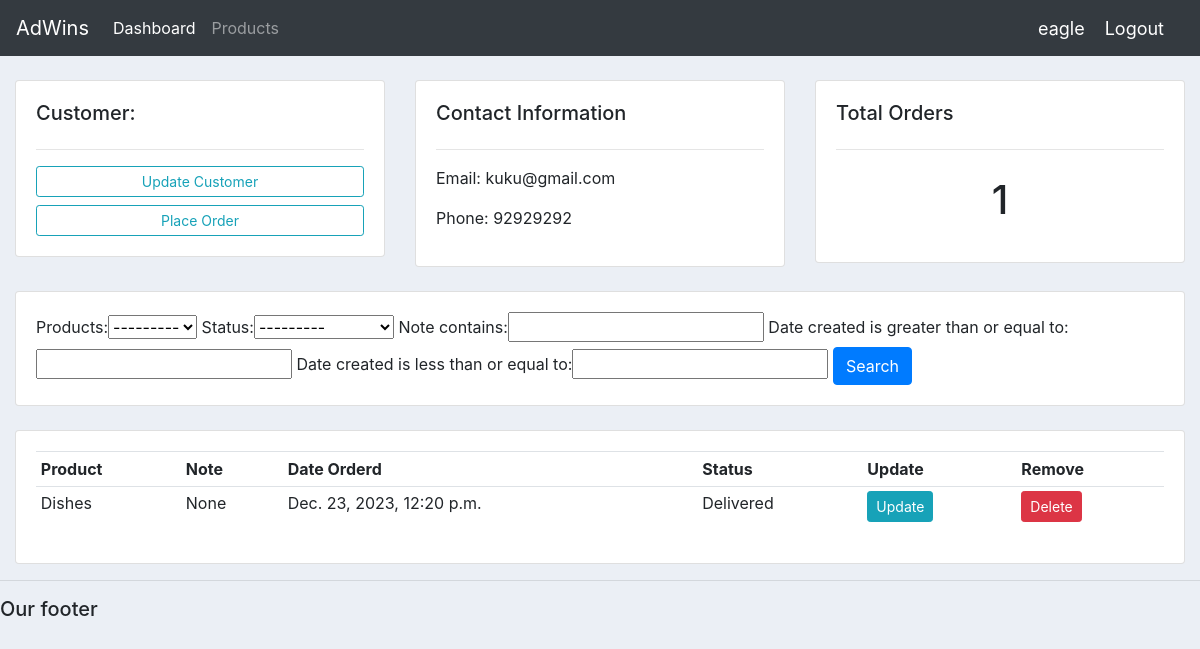
/customer/1/ (signed in), run on an earlier commit of the app's database.
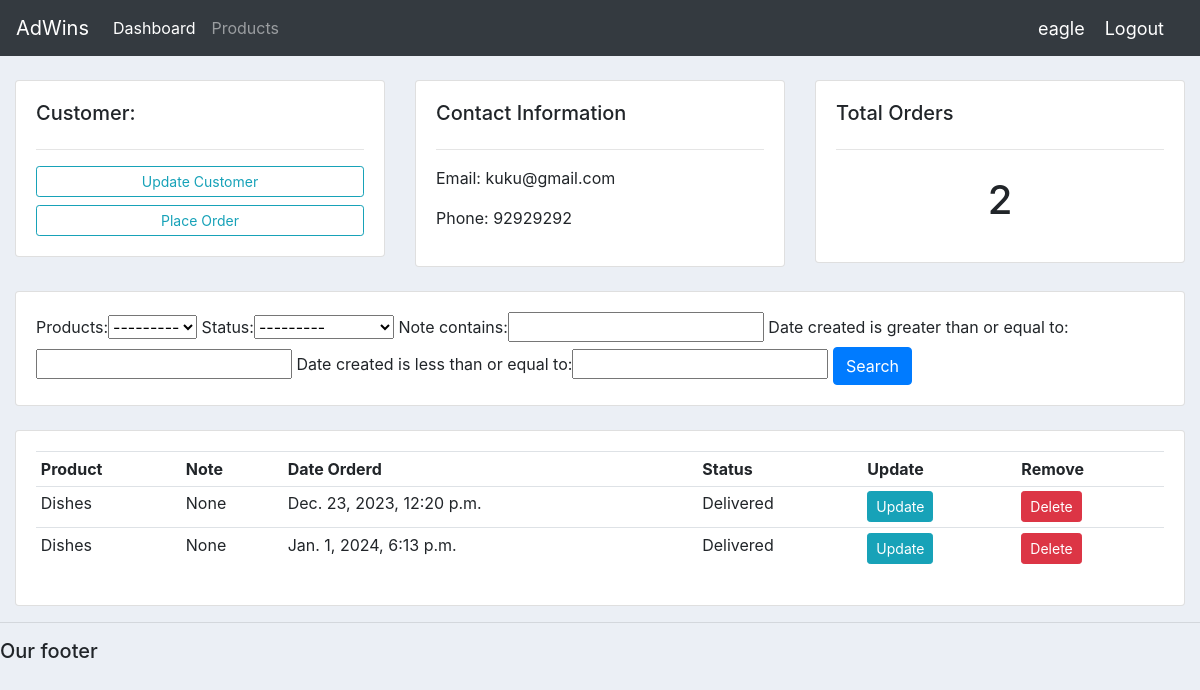
And on a later commit of the database.
### accounts/models.py (models this page shows, shortened)
class Customer(models.Model):
	name = models.CharField(max_length=200, null=True)
	phone = models.CharField(max_length=200, null=True)
	email = models.CharField(max_length=200, null=True)
	date_created = models.DateTimeField(auto_now_add=True, null=True)

class Order(models.Model):
	STATUS = (
			('Pending', 'Pending'),
			('Out for delivery', 'Out for delivery'),
			('Delivered', 'Delivered'),
			)
	customer = models.ForeignKey(Customer, null=True, on_delete= models.SET_NULL)
	products = models.ForeignKey(Product, null=True, on_delete= models.SET_NULL)
	date_created = models.DateTimeField(auto_now_add=True, null=True)
	status = models.CharField(max_length=200, null=True, choices=STATUS)
	note = models.CharField(max_length=1000, null=True)

class Product(models.Model):
	CATEGORY = (
			('Indoor', 'Indoor'),
			('Out Door', 'Out Door'),
			)
	name = models.CharField(max_length=200, null=True)
	price = models.FloatField(null=True)
	category = models.CharField(max_length=200, null=True, choices=CATEGORY)
	description = models.CharField(max_length=200, null=True, blank=True)
	date_created = models.DateTimeField(auto_now_add=True, null=True)
	tags = models.ManyToManyField(Tag)
	def __str__(self):
		return self.name

### accounts/views.py (the view)
# urls.py: path('customer/<str:pk_test>/', views.customer, name="customer"),
@login_required(login_url='login')
def customer(request, pk_test):
	customer = Customer.objects.get(id=pk_test)
	orders = customer.order_set.all()
	order_count = orders.count()
	myFilter = OrderFilter(request.GET, queryset=orders)
	orders = myFilter.qs
	context = {'customer':customer, 'orders':orders, 'order_count':order_count,
	'myFilter':myFilter}
	return render(request, 'accounts/customer.html',context)

### accounts/templates/accounts/customer.html
{%  extends 'accounts/main.html' %}
{% block content %}
	<br>
<div class="row">
	<div class="col-md">
		<div class="card card-body">
			<h5>Customer:</h5>
			<hr>
			<a class="btn btn-outline-info  btn-sm btn-block" href="">Update Customer</a>
			<a class="btn btn-outline-info  btn-sm btn-block" href="{% url 'create_order' customer.id %}">Place Order</a>
		</div>
	</div>
	<div class="col-md">
		<div class="card card-body">
			<h5>Contact Information</h5>
			<hr>
			<p>Email: {{customer.email}}</p>
			<p>Phone: {{customer.phone}}</p>
		</div>
	</div>
	<div class="col-md">
		<div class="card card-body">
			<h5>Total Orders</h5>
			<hr>
			<h1 style="text-align: center;padding: 10px">{{order_count}}</h1>
		</div>
	</div>
</div>
<br>
<div class="row">
	<div class="col">
		<div class="card card-body">
			<form method="get">
				{{myFilter.form}}
		    <button class="btn btn-primary" type="submit">Search</button>
		  </form>
		</div>
	</div>
</div>
<br>
<div class="row">
	<div class="col-md">
		<div class="card card-body">
			<table class="table table-sm">
				<tr>
					<th>Product</th>
					<th>Note</th>
					<th>Date Orderd</th>
					<th>Status</th>
					<th>Update</th>
					<th>Remove</th>
				</tr>
				{% for order in orders %}
				<tr>
					<td>{{order.products}}</td>
					<td>{{order.note}}</td>
					<td>{{order.date_created}}</td>
					<td>{{order.status}}</td>
					<td><a class="btn btn-sm btn-info" href="{% url 'update_order' order.id %}">Update</a></td>
					<td><a class="btn btn-sm btn-danger" href="{% url 'delete_order' order.id %}">Delete</a></td>
				</tr>
				{% endfor %}
			</table>
		</div>
	</div>
</div>
{% endblock %}

### accounts/templates/accounts/main.html (shortened to what this page needs)
{% load static %}
<!DOCTYPE html>
<html>
<head>
	<link rel="stylesheet" href="https://stackpath.bootstrapcdn.com/bootstrap/4.3.1/css/bootstrap.min.css">
	<link rel="stylesheet" href="{% static '/css/main.css' %}">
</head>
<body>
	{%  include 'accounts/navbar.html' %}
	<div class="container-fluid">
	{% block content %}
	{% endblock %}
    </div>
	<hr>
	<h5>Our footer</h5>
</body>
</html>

### accounts/templates/accounts/navbar.html (shortened to what this page needs)
{% load static %}
<nav class="navbar navbar-expand-lg navbar-dark bg-dark">
 <a class="navbar-brand" href="http://127.0.0.1:8000/">AdWins</a>
  <div class="collapse navbar-collapse" id="navbarNav">
    <ul class="navbar-nav">
      <li class="nav-item active">
        <a class="nav-link" href="{% url 'home' %}">Dashboard</a>
      </li>
      <li class="nav-item">
        <a class="nav-link" href="{% url 'products' %}">Products</a>
      </li>
    </ul>
  </div>
  <span class="hello-msg">{{request.user}}</span>
  <span ><a  class="hello-msg" href="{% url 'logout' %}">Logout</a></span>
</nav>

### static/css/main.css (style rules this page uses)
body { background-color: #ebeff5; }

### accounts/templates/accounts/navbar.html (style rules this page uses)
.hello-msg { font-size: 18px; color: #fff; margin-right: 20px; }

What changed in the data, as far as the page shows it:
added Order: products "Dishes", note "None", date_created "Jan. 1, 2024, 6:13 p.m.", status "Delivered"
Also different on the page:
{{ order_count }}: "1" → "2"
